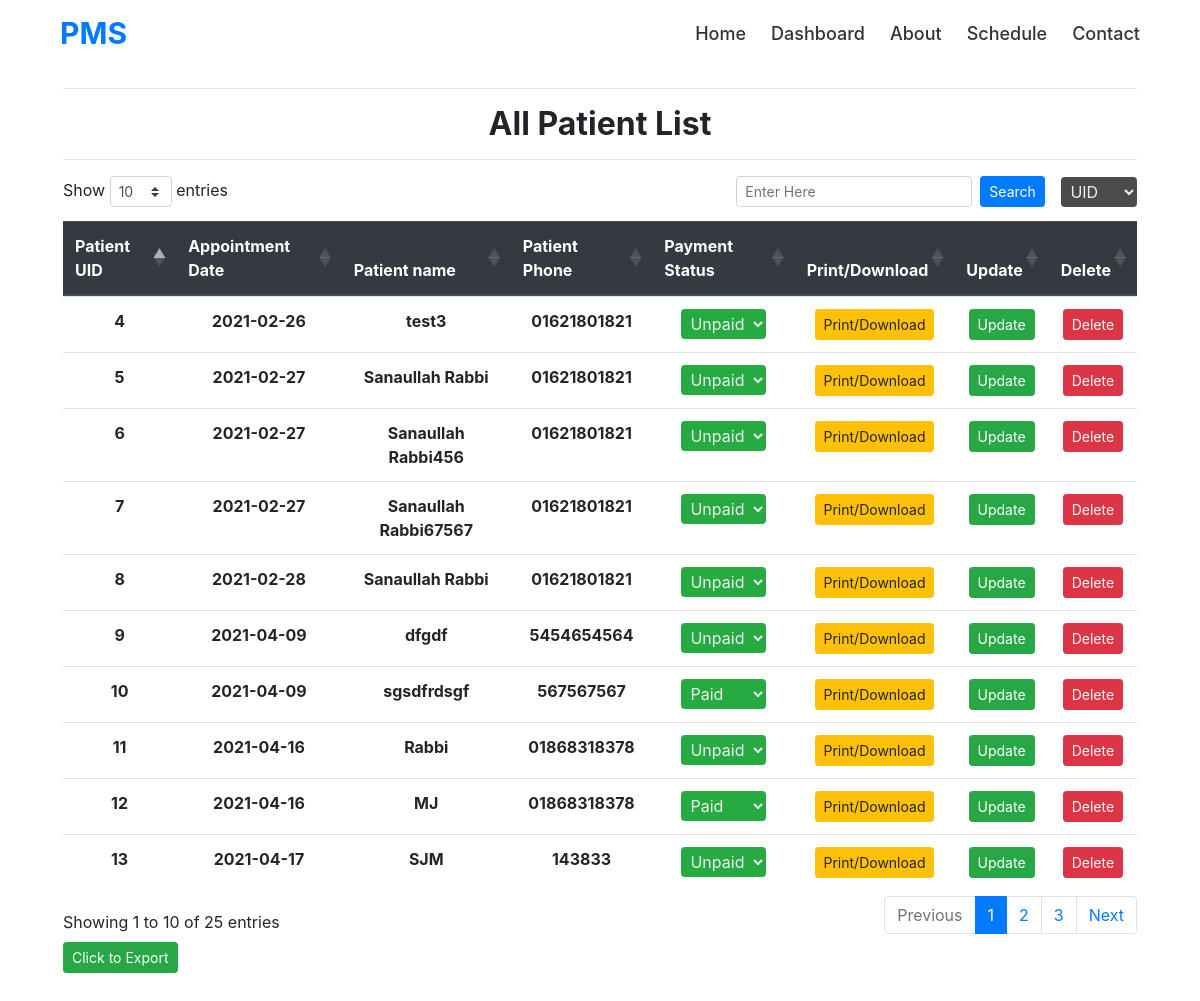
The app's page /all_patient_view/ (signed in) with its own data.
### core/models.py (models this page shows, shortened)
class Appointment(models.Model):
    person = (
        ('','Select Gender'),
        ('Male', 'Male'),
        ('Female', 'Female'),
        ('Other', 'Other')
    )
    status = (
        ('Paid', 'Paid'),
        ('Unpaid', 'Unpaid'),
    )
    check_choices = (
        ('Visited', 'Visited'),
        ('Unvisited', 'Unvisited'),
    )
    name = models.CharField(max_length=122, null=True)
    email = models.CharField(max_length=122, null=True)
    age = models.IntegerField(null=True)
    weight = models.FloatField(null=True)
    phone = models.CharField(max_length=122, null=True)
    gender = models.CharField(max_length=122, choices = person,null=True)
    paying_status = models.CharField(max_length=122, choices = status,null=True, default= 'Unpaid')
    check_status = models.CharField(max_length=122, choices = check_choices,null=True, default='Unvisited')
    address = models.TextField(max_length=255, null=True)
    date = models.DateField(default=date.today,null=True)
    serial = models.IntegerField(null=True)
    class Meta:
        permissions = (("can_view_all", "can_view_all"),)

### core/views.py (the view)
# urls.py: path('all_patient_view/', views.all_patient_view, name = 'all_patient_view'),
@login_required(login_url='signin_doctor')
def all_patient_view(request):
    appoints = Appointment.objects.order_by('-date')
    context = {
        'appoints':appoints,
    }
    return render(request, 'core/all_patient_view.html',context)

### core/templates/core/all_patient_view.html (shortened to what this page needs)
{%  extends 'base.html' %}
{% block content %}
<br>
<div class="container-fluid py-5">
    <div class="container-xxl px-5 table-responsive">
        <hr>
        <h2 class="text-center font-weight-bold">All Patient List</h2>
        <hr>
        <table class="table text-center table-hover" id="myTable">
            <thead class="thead-dark">
                <tr>
                    <th>Patient UID</th>
                    <th>Appointment Date</th>
                    <th>Patient name</th>
                    <th>Patient Phone</th>
                    <th>Payment Status</th>
                    <th class="noExl">Print/Download</th>
                    {% if perms.core.can_view_register %}
                    <th class="noExl">Update</th>
                    {% endif %}
                    <th class="noExl">Delete</th>
                </tr>
            </thead>
            <tbody id="tablebody">
                {% for appoint in appoints %}
                <tr class="font-weight-bold">
                    <td>{{appoint.id}}</td>
                    <td>{{appoint.date|date:"Y-m-d"}}</td>
                    <td>{{appoint.name}}</td>
                    <td>{{appoint.phone}}</td>
                    <td>
                        <div class="optionbox">
                            <select class=" status filter_select" id="fselect" data-id="{{appoint.id}}"
                                style=" background: #26ab43;">
                                <option value='Unpaid' {% if appoint.paying_status == 'Unpaid' %} selected {% endif %}>
                                    Unpaid</option>
                                <option value='Paid' {% if appoint.paying_status == 'Paid' %} selected {% endif %}>
                                    Paid</option>
                            </select>
                        </div>
                    </td>
                    <td class="noExl"><a class="btn btn-sm btn-warning" href="{% url 'presdown' appoint.id %}"
                            target="_blank">Print/Download</a>
                    </td>
                    {% if perms.core.can_view_register %}
                    <td>
                        <a class="btn btn-sm btn-success" href="{% url 'updates' appoint.id %}">Update</a>
                    </td>
                    {% endif %}
                    <td class="noExl">
                        <input id="app_delete" type="button" class="btn btn-sm btn-danger" value="Delete"
                            data-aid="{{appoint.id}}">
                    </td>
                </tr>
                {% endfor %}
            </tbody>
        </table>
        <button class="btn btn-success btn-sm excelexport mt-2">Click to Export</button>
    </div>
</div>
{% endblock %}

### templates/base.html (shortened to what this page needs)
{% load static%}
<!DOCTYPE html>
<html lang="en">
<head>
    <link rel="stylesheet" href="{% static 'css/style.css' %}">
    <link rel="stylesheet" href="https://cdn.jsdelivr.net/npm/bootstrap@4.5.3/dist/css/bootstrap.min.css"
>
    <link rel="stylesheet" href="https://cdnjs.cloudflare.com/ajax/libs/font-awesome/5.15.2/css/all.min.css"
 />
    <link rel="stylesheet" href="https://cdnjs.cloudflare.com/ajax/libs/twitter-bootstrap/4.5.2/css/bootstrap.css">
    <link rel="stylesheet" href="https://cdn.datatables.net/1.10.23/css/dataTables.bootstrap4.min.css">
</head>
<body>
    <div class="base">
        {% include 'navbar.html' %}
        {% block content%}
        {% endblock content%}
    </div>
</body>
</html>

### templates/navbar.html (shortened to what this page needs)
<div class="navbarmain">
    <div class="content">
        <div class="logo">
            <a href="{% url 'index' %}" class="h2 text-primary">PMS</a>
        </div>
        <ul class="menu-list">
            <li><a href="{% url 'index' %}">Home</a></li>
            {% if request.user.doctor %}
            <li><a href="{% url 'dashboard' %}">Dashboard</a></li>
            {% else %}
            <li><a href="{% url 'register' %}">Dashboard</a></li>
            {% endif %}
            <li><a href="{% url 'about' %}">About</a></li>
            <li><a href="{% url 'schedule' %}">Schedule</a></li>
            <li><a href="{% url 'contact' %}">Contact</a></li>
        </ul>
    </div>
</div>

### static/css/style.css (style rules this page uses)
* { margin: 0; padding: 0; box-sizing: border-box; }
.content { max-width: 1250px; margin: auto; padding: 0 30px; }
.navbarmain { position: fixed; width: 100%; z-index: 2; padding: 15px 0; transition: all 0.3s ease; }
.navbarmain .content { display: flex; align-items: center; justify-content: space-between; }
.navbarmain .content .logo a { color: #333; font-size: 30px; font-weight: 700; text-decoration: none; }
.navbarmain .menu-list { display: inline-flex; }
.menu-list li { list-style: none; }
ul { margin: 0 !important; }
.navbarmain .content .menu-list li a { color: #333; font-size: 18px; font-weight: 500; margin-left: 25px; text-decoration: none; transition: all 0.3s ease; }
@media (max-width: 1230px) { .content { padding: 0 60px; } }
.optionbox select { background: #4b4b4b; color: #eee; border: none; font-size: 1rem; outline: none; padding: .25rem .35rem; border-radius: .25rem; line-height: 1.5; font-weight: 400; }

### records on screen
Appointment: id "13", date "2021-04-17", name "SJM", phone "143833", paying_status+id "Unpaid"
Appointment: id "11", date "2021-04-16", name "Rabbi", phone "01868318378", paying_status+id "Unpaid"
Appointment: id "12", date "2021-04-16", name "MJ", phone "01868318378", paying_status+id "Paid"
Appointment: id "9", date "2021-04-09", name "dfgdf", phone "5454654564", paying_status+id "Unpaid"
Appointment: id "10", date "2021-04-09", name "sgsdfrdsgf", phone "567567567", paying_status+id "Paid"
Appointment: id "8", date "2021-02-28", name "Sanaullah Rabbi", phone "01621801821", paying_status+id "Unpaid"
Appointment: id "5", date "2021-02-27", name "Sanaullah Rabbi", phone "01621801821", paying_status+id "Unpaid"
Appointment: id "6", date "2021-02-27", name "Sanaullah Rabbi456", phone "01621801821", paying_status+id "Unpaid"
Appointment: id "7", date "2021-02-27", name "Sanaullah Rabbi67567", phone "01621801821", paying_status+id "Unpaid"
Appointment: id "4", date "2021-02-26", name "test3", phone "01621801821", paying_status+id "Unpaid"
